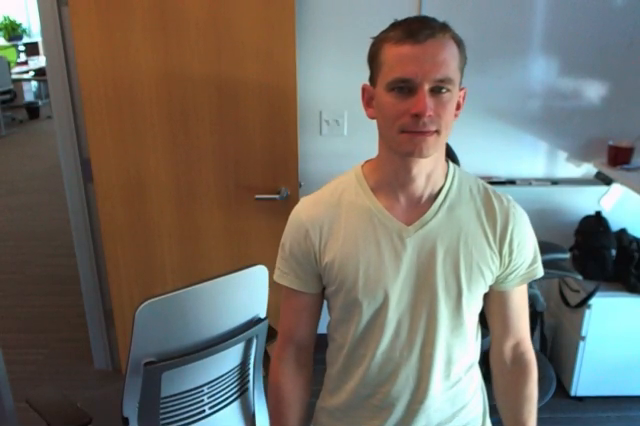
#> input picture frame 32 of project_4/recongnize_faces/face.mov, 640 x 426 px, given in place of eyes.mp4, which was not available
$ python eyes.py   (Python 2 division)   (older library calls are emulated)
#> lines starting #> are read from the running program, lines starting #| are printed output that depends on the picture; pictures that were not available may be replaced by others from this repository, and a replacement may not be noted
#!/usr/bin/env python
import cv2
import cv2.cv as cv
import numpy as np

eye_cascade = cv2.CascadeClassifier('haarcascade_eye.xml')
video = cv2.VideoCapture('test_data/eyes.mp4')
rightEye = []
index = 0

while True:

    ret, frame = video.read()
#> frame is the input picture: shape (426, 640, 3); mean B, G, R 104.6, 113, 116.1

    # if no frame then break loop and exit program
    if not ret:
        break

    # Convert to gray frame
    gray_frame = cv2.cvtColor(frame, cv2.COLOR_BGR2GRAY)
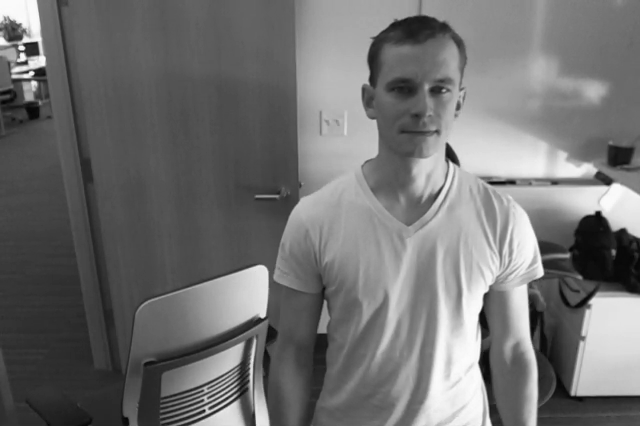
#> gray_frame: shape (426, 640); min 4, max 253, mean 113

    """ We'll need to consider whether we want to use do face tracking
    here as well. I don't, just because the video is zoomed in too close
    to recognize a face. It is something important to consider, though
    """
    eyes = eye_cascade.detectMultiScale(gray_frame)
#> eyes = [[392, 77, 25, 25], [420, 74, 31, 31], [382, 67, 41, 41], [311, 103, 44, 44]]
    """ eye_box is our ROI. It's a rectangle that encompasses both eyes,
    because (for most people), the eyes don't move independently, and thus
    there is no reason to analyze the two eyes separately
    """
    eye_box = {}
    eye_box['x'] = min(i[0] for i in eyes)
    eye_box['y'] = min(i[1] for i in eyes)
    eye_box['w'] = max(i[0] + i[2] for i in eyes)
    eye_box['h'] = max(i[1] + i[3] for i in eyes)

    eye_frame = gray_frame[eye_box['y']:eye_box['h'],
        eye_box['x']:eye_box['w']]
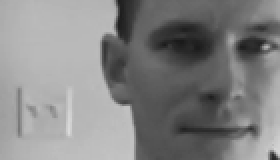
#> eye_frame: shape (80, 140) (shown 2 times larger); min 26, max 219, mean 131.6

    eye_frame_color = frame[eye_box['y']:eye_box['h'],
        eye_box['x']:eye_box['w']]
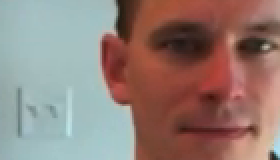
#> eye_frame_color: shape (80, 140, 3) (shown 2 times larger); mean B, G, R 119.2, 126, 147.3

    eye_blurred = cv2.medianBlur(eye_frame, 5)

    circles = cv2.HoughCircles(eye_blurred, cv2.cv.CV_HOUGH_GRADIENT, 1,
    100, param1=40, param2=30, minRadius=0, maxRadius=20)
#> circles = None

    if circles is None:
        continue

    circles = np.uint16(np.around(circles))
    middle = eye_frame_color.shape[1] / 2

    for i in circles[0, :]:

        # draw the center of the circle
        cv2.circle(eye_frame_color, (i[0], i[1]), 2, (0, 255, 0), 2)
        cv2.imshow('circles', frame)

        if(i[0] < middle):
            rightEye.append(i)
            index = index + 1
        else:
            break

        if index > 7:
            previousEyeH = rightEye[index - 7]

            previousEyeX = previousEyeH[0]
            previousEyeY = previousEyeH[1]

            currentEye = i
            currentEyeX = i[0]
            currentEyeY = i[1]

            if previousEyeY > currentEyeY:
                print ' moving up '
            if previousEyeY < currentEyeY:
                print ' moving down '
            if previousEyeX < currentEyeX:
                print ' moving right '
            if previousEyeX > currentEyeX:
                print ' moving left '
            if previousEyeX == currentEyeX:
                print ' not moving '

    cv2.waitKey(100)

$ run again, starting later in the video
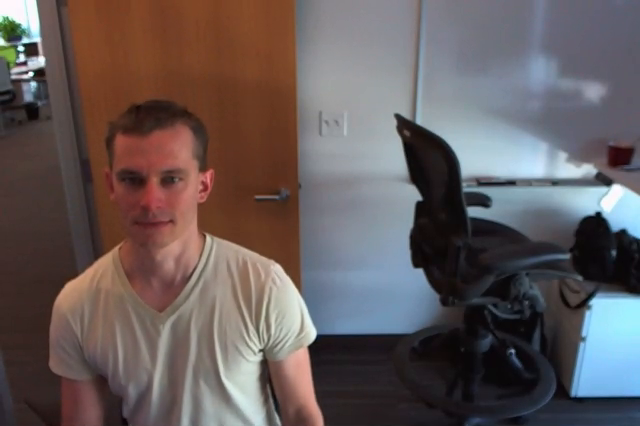
#> input picture frame 146 of project_4/recongnize_faces/face.mov, 640 x 426 px, given in place of eyes.mp4, which was not available
#> frame is the input picture: shape (426, 640, 3); mean B, G, R 91.2, 91.2, 101.1
#> `gray_frame = cv2.cvtColor(frame, cv2.COLOR_BGR2GRAY)`:
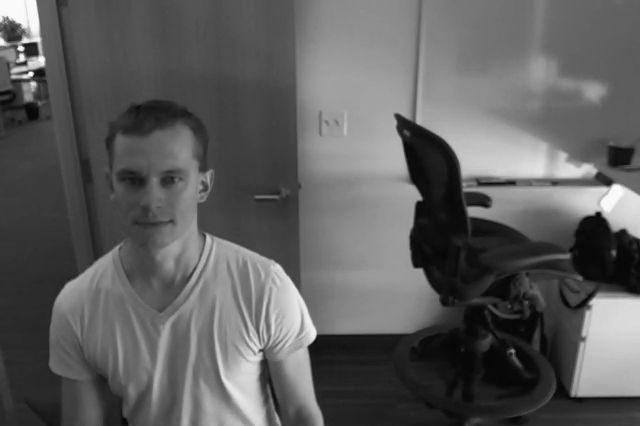
#> gray_frame: shape (426, 640); min 2, max 254, mean 94.1
#> eyes = [[120, 169, 24, 24], [149, 161, 36, 36], [109, 159, 46, 46]]
#> `eye_frame_color = frame[eye_box['y']:eye_box['h'], eye_box['x']:eye_bo..`:
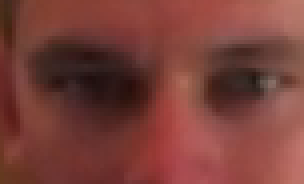
#> eye_frame_color: shape (46, 76, 3) (shown 4 times larger); mean B, G, R 56.8, 63.3, 120.8
#> circles = None

$ run again, starting later in the video
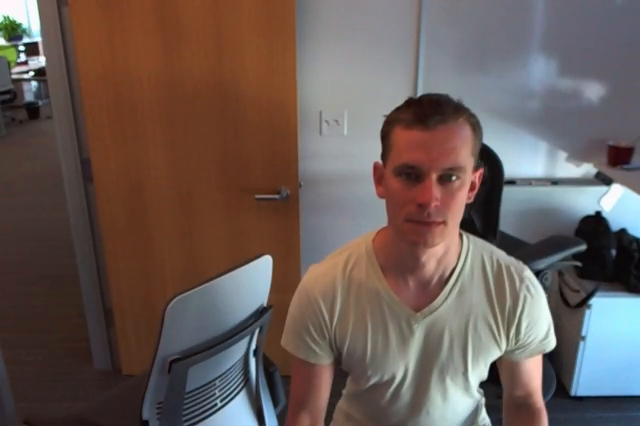
#> input picture frame 260 of project_4/recongnize_faces/face.mov, 640 x 426 px, given in place of eyes.mp4, which was not available
#> frame is the input picture: shape (426, 640, 3); mean B, G, R 86.7, 91.4, 105.4
#> `gray_frame = cv2.cvtColor(frame, cv2.COLOR_BGR2GRAY)`:
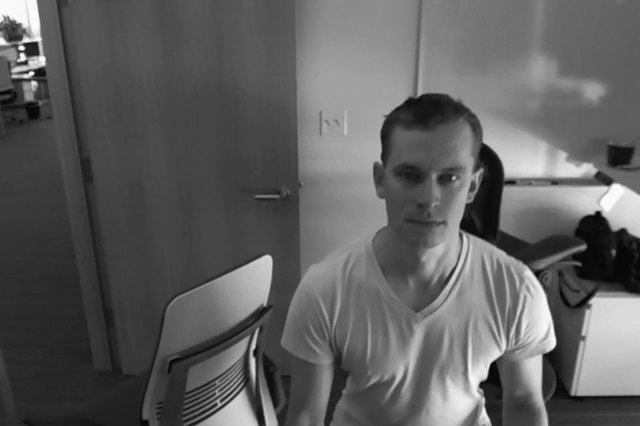
#> gray_frame: shape (426, 640); min 3, max 252, mean 95.1
#> eyes = [[426, 159, 38, 38], [387, 152, 47, 47]]
#> `eye_frame_color = frame[eye_box['y']:eye_box['h'], eye_box['x']:eye_bo..`:
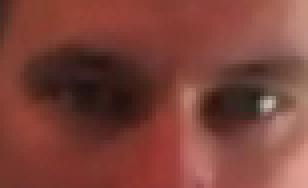
#> eye_frame_color: shape (47, 77, 3) (shown 4 times larger); mean B, G, R 57.2, 66.1, 123.7
#> circles = None
